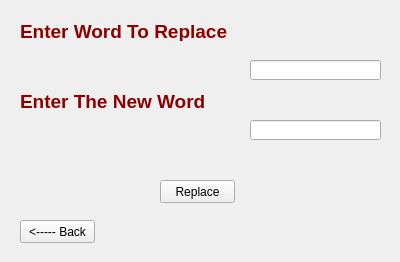
<?xml version="1.0" encoding="UTF-8"?>
<ui version="4.0">
 <class>ReplaceWidget</class>
 <widget class="QWidget" name="ReplaceWidget">
  <property name="geometry">
   <rect>
    <x>0</x>
    <y>0</y>
    <width>400</width>
    <height>262</height>
   </rect>
  </property>
  <property name="windowTitle">
   <string>Form</string>
  </property>
  <widget class="QLabel" name="oldLabel">
   <property name="geometry">
    <rect>
     <x>20</x>
     <y>20</y>
     <width>241</width>
     <height>21</height>
    </rect>
   </property>
   <property name="text">
    <string>&lt;html&gt;&lt;head/&gt;&lt;body&gt;&lt;p&gt;&lt;span style=&quot; font-size:14pt; font-weight:600; color:#8d0000;&quot;&gt;Enter Word To Replace&lt;/span&gt;&lt;/p&gt;&lt;/body&gt;&lt;/html&gt;</string>
   </property>
  </widget>
  <widget class="QLabel" name="newLabel">
   <property name="geometry">
    <rect>
     <x>20</x>
     <y>90</y>
     <width>221</width>
     <height>21</height>
    </rect>
   </property>
   <property name="text">
    <string>&lt;html&gt;&lt;head/&gt;&lt;body&gt;&lt;p&gt;&lt;span style=&quot; font-size:14pt; font-weight:600; color:#8d0000;&quot;&gt;Enter The New Word&lt;/span&gt;&lt;/p&gt;&lt;/body&gt;&lt;/html&gt;</string>
   </property>
  </widget>
  <widget class="QLineEdit" name="oldLine">
   <property name="geometry">
    <rect>
     <x>250</x>
     <y>60</y>
     <width>131</width>
     <height>20</height>
    </rect>
   </property>
  </widget>
  <widget class="QLineEdit" name="newLine">
   <property name="geometry">
    <rect>
     <x>250</x>
     <y>120</y>
     <width>131</width>
     <height>20</height>
    </rect>
   </property>
  </widget>
  <widget class="QPushButton" name="ReplaceButton">
   <property name="geometry">
    <rect>
     <x>160</x>
     <y>180</y>
     <width>75</width>
     <height>23</height>
    </rect>
   </property>
   <property name="text">
    <string>Replace</string>
   </property>
  </widget>
  <widget class="QLabel" name="doneLabel">
   <property name="geometry">
    <rect>
     <x>90</x>
     <y>210</y>
     <width>181</width>
     <height>20</height>
    </rect>
   </property>
   <property name="text">
    <string/>
   </property>
  </widget>
  <widget class="QPushButton" name="BackButton">
   <property name="geometry">
    <rect>
     <x>20</x>
     <y>220</y>
     <width>75</width>
     <height>23</height>
    </rect>
   </property>
   <property name="text">
    <string>&lt;----- Back</string>
   </property>
  </widget>
 </widget>
 <resources/>
 <connections/>
</ui>
